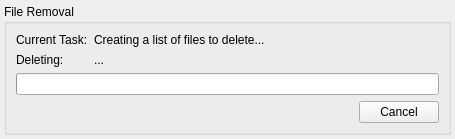
<?xml version="1.0" encoding="UTF-8"?>
<ui version="4.0">
 <class>FileRemoveWidget</class>
 <widget class="QWidget" name="FileRemoveWidget">
  <property name="geometry">
   <rect>
    <x>0</x>
    <y>0</y>
    <width>455</width>
    <height>130</height>
   </rect>
  </property>
  <property name="sizePolicy">
   <sizepolicy hsizetype="Preferred" vsizetype="Fixed">
    <horstretch>0</horstretch>
    <verstretch>0</verstretch>
   </sizepolicy>
  </property>
  <layout class="QVBoxLayout" name="verticalLayout">
   <property name="leftMargin">
    <number>4</number>
   </property>
   <property name="topMargin">
    <number>4</number>
   </property>
   <property name="rightMargin">
    <number>4</number>
   </property>
   <property name="bottomMargin">
    <number>4</number>
   </property>
   <item>
    <widget class="QGroupBox" name="groupBox">
     <property name="title">
      <string>File Removal</string>
     </property>
     <layout class="QVBoxLayout" name="verticalLayout_2">
      <item>
       <layout class="QGridLayout" name="gridLayout">
        <item row="0" column="0">
         <widget class="QLabel" name="label_task_title">
          <property name="text">
           <string>Current Task:</string>
          </property>
         </widget>
        </item>
        <item row="0" column="1">
         <widget class="QLabel" name="label_task">
          <property name="sizePolicy">
           <sizepolicy hsizetype="Expanding" vsizetype="Preferred">
            <horstretch>1</horstretch>
            <verstretch>0</verstretch>
           </sizepolicy>
          </property>
          <property name="text">
           <string>Creating a list of files to delete...</string>
          </property>
         </widget>
        </item>
        <item row="1" column="0">
         <widget class="QLabel" name="label_current_item_title">
          <property name="text">
           <string>Deleting:</string>
          </property>
         </widget>
        </item>
        <item row="1" column="1">
         <widget class="QLabel" name="label_current_item">
          <property name="sizePolicy">
           <sizepolicy hsizetype="Expanding" vsizetype="Preferred">
            <horstretch>1</horstretch>
            <verstretch>0</verstretch>
           </sizepolicy>
          </property>
          <property name="text">
           <string>...</string>
          </property>
         </widget>
        </item>
       </layout>
      </item>
      <item>
       <widget class="QProgressBar" name="progress"/>
      </item>
      <item>
       <layout class="QHBoxLayout" name="horizontalLayout">
        <item>
         <spacer name="horizontalSpacer">
          <property name="orientation">
           <enum>Qt::Orientation::Horizontal</enum>
          </property>
          <property name="sizeHint" stdset="0">
           <size>
            <width>40</width>
            <height>20</height>
           </size>
          </property>
         </spacer>
        </item>
        <item>
         <widget class="QPushButton" name="button_cancel">
          <property name="text">
           <string>Cancel</string>
          </property>
         </widget>
        </item>
       </layout>
      </item>
     </layout>
    </widget>
   </item>
  </layout>
 </widget>
 <resources/>
 <connections/>
</ui>
